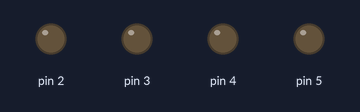
A sketch run on a simulated Arduino Uno, built with avr-gcc and run on an emulated ATmega328P. Parts: output pins drawn as LEDs (lit = HIGH).

Above: at 0.5 s.
At 2.5 s:
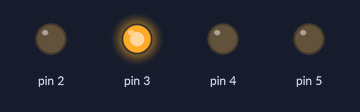
At 3.5 s:
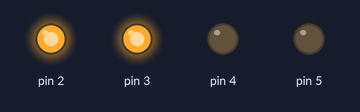
At 5.5 s:
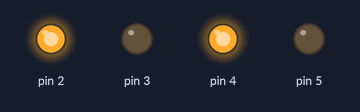
At 8.5 s:
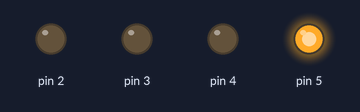
At 11.5 s:
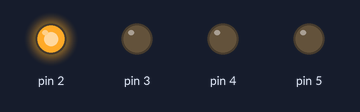
Timing chart, 0 to 13.0 s (numbered marks = the images above):
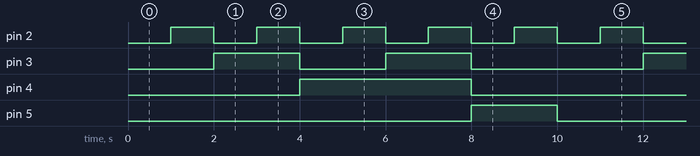

Measured:
- by itself, pin 2: alternates HIGH for 1.0 s and LOW for 1.0 s
- by itself, pin 3: repeats every 10.0 s: LOW 2.0 s, HIGH 2.0 s, LOW 4.0 s, HIGH 2.0 s
- by itself, pin 4: alternates HIGH for 4.0 s and LOW for 6.0 s
- by itself, pin 5: alternates HIGH for 2.0 s and LOW for 8.0 s

The sketch:

segment-decoder.ino
```cpp
int b[4];

void setup(){
  for(int i = 2; i < 6; i++){
    pinMode(i, OUTPUT);
  }
}

void NumPrint(int Number){
  b[0] = (Number / 1 ) % 2;
  b[1] = (Number / 2 ) % 2;
  b[2] = (Number / 4 ) % 2;
  b[3] = (Number / 8 ) % 2;

  for(int w = 0; w < 4; w++){
    digitalWrite(w + 2,b[w]);
  }
}

void loop(){
  for(int i = 0; i < 10; i++){
    NumPrint(i);
    delay(1000);
  }
}
```
